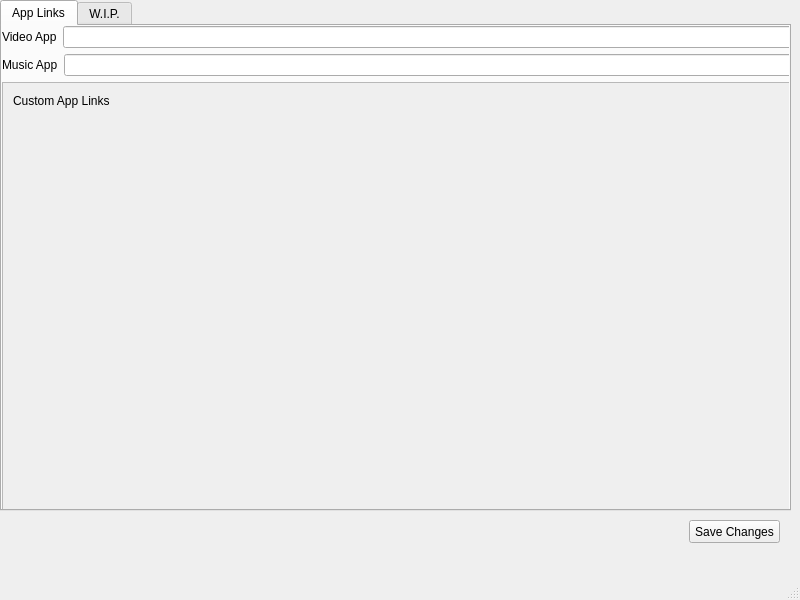
<?xml version="1.0" encoding="UTF-8"?>
<ui version="4.0">
 <class>MainWindow</class>
 <widget class="QMainWindow" name="MainWindow">
  <property name="geometry">
   <rect>
    <x>0</x>
    <y>0</y>
    <width>800</width>
    <height>600</height>
   </rect>
  </property>
  <property name="windowTitle">
   <string>MainWindow</string>
  </property>
  <property name="windowIcon">
   <iconset>
    <normaloff>icon.png</normaloff>icon.png</iconset>
  </property>
  <widget class="QWidget" name="centralwidget">
   <widget class="QTabWidget" name="tabWidget">
    <property name="geometry">
     <rect>
      <x>0</x>
      <y>0</y>
      <width>791</width>
      <height>511</height>
     </rect>
    </property>
    <property name="currentIndex">
     <number>0</number>
    </property>
    <widget class="QWidget" name="tabAppLinks">
     <attribute name="title">
      <string>App Links</string>
     </attribute>
     <widget class="QWidget" name="verticalLayoutWidget">
      <property name="geometry">
       <rect>
        <x>0</x>
        <y>0</y>
        <width>791</width>
        <height>531</height>
       </rect>
      </property>
      <layout class="QVBoxLayout" name="vertAppLinks">
       <item>
        <layout class="QHBoxLayout" name="horiVideoAppLink">
         <item>
          <widget class="QLabel" name="labelVideo">
           <property name="text">
            <string>Video App</string>
           </property>
          </widget>
         </item>
         <item>
          <widget class="QLineEdit" name="lineEditVideo"/>
         </item>
        </layout>
       </item>
       <item>
        <layout class="QHBoxLayout" name="horiAudioAppLink">
         <item>
          <widget class="QLabel" name="labelAudio">
           <property name="text">
            <string>Music App</string>
           </property>
          </widget>
         </item>
         <item>
          <widget class="QLineEdit" name="lineEditAudio"/>
         </item>
        </layout>
       </item>
       <item>
        <widget class="QScrollArea" name="scrollAreaCustoms">
         <property name="widgetResizable">
          <bool>true</bool>
         </property>
         <widget class="QWidget" name="scrollAreaWidgetContents_2">
          <property name="geometry">
           <rect>
            <x>0</x>
            <y>0</y>
            <width>787</width>
            <height>465</height>
           </rect>
          </property>
          <widget class="QLabel" name="labelCustom">
           <property name="geometry">
            <rect>
             <x>10</x>
             <y>10</y>
             <width>121</width>
             <height>16</height>
            </rect>
           </property>
           <property name="text">
            <string>Custom App Links</string>
           </property>
          </widget>
         </widget>
        </widget>
       </item>
      </layout>
     </widget>
    </widget>
    <widget class="QWidget" name="tabWine">
     <attribute name="title">
      <string>W.I.P.</string>
     </attribute>
    </widget>
   </widget>
   <widget class="QPushButton" name="buttonSave">
    <property name="geometry">
     <rect>
      <x>689</x>
      <y>520</y>
      <width>91</width>
      <height>23</height>
     </rect>
    </property>
    <property name="text">
     <string>Save Changes</string>
    </property>
   </widget>
  </widget>
  <widget class="QMenuBar" name="menubar">
   <property name="geometry">
    <rect>
     <x>0</x>
     <y>0</y>
     <width>800</width>
     <height>20</height>
    </rect>
   </property>
  </widget>
  <widget class="QStatusBar" name="statusbar"/>
 </widget>
 <resources/>
 <connections/>
</ui>
